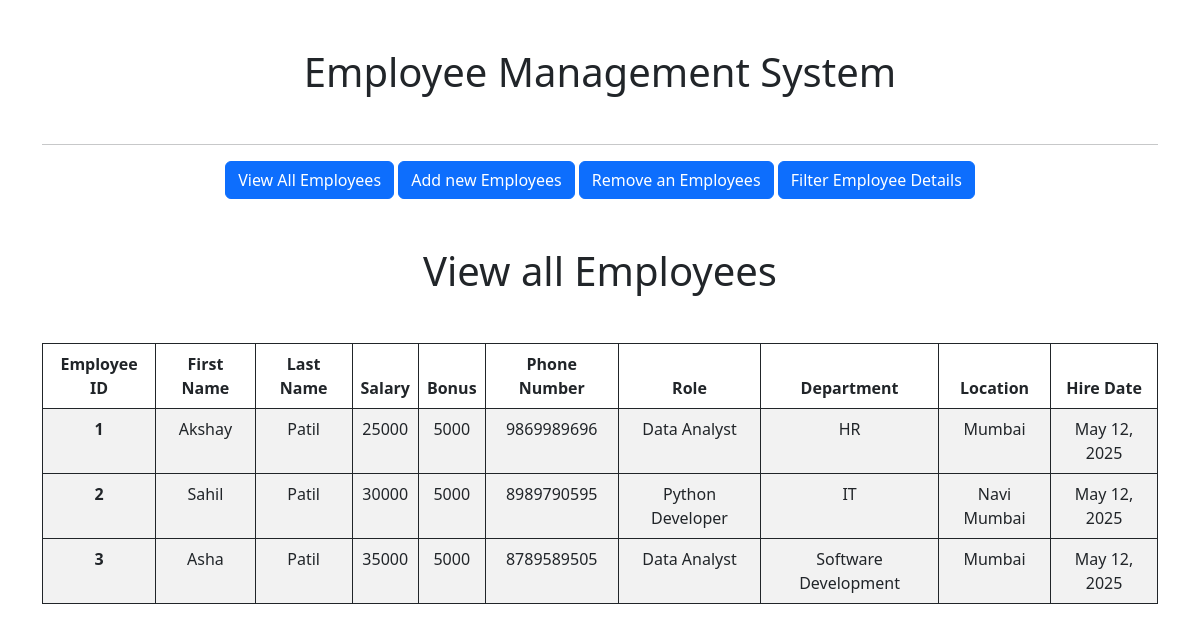
The app's page /all_emp with its own data.
### emp_app/models.py (models this page shows, shortened)
class Employee(models.Model):
    emp_id = models.IntegerField(null=False)
    first_name = models.CharField(max_length=100,null=False)
    last_name = models.CharField(max_length=100)
    dept = models.ForeignKey(Department,on_delete=models.CASCADE)
    salary = models.IntegerField(default=0)
    bonus = models.IntegerField(default=0)
    role = models.ForeignKey(Role,on_delete=models.CASCADE)
    phone = models.IntegerField(default=0)
    hire_date = models.DateField()

class Role(models.Model):
    name = models.CharField(max_length=100,null=False)

class Department(models.Model):
    name = models.CharField(max_length=100,null=False)
    location = models.CharField(max_length=100)

### emp_app/views.py (the view)
# urls.py: path('all_emp',views.all_emp,name = 'all_emp'),
def all_emp(request):
    emps = Employee.objects.all()
    context = {
        'emps':emps
    }
    return render(request,'view_all.html',context)

### emp_app/templates/view_all.html (shortened to what this page needs)
<!DOCTYPE html>
<html lang="en">
<head>
    <link href="https://cdn.jsdelivr.net/npm/bootstrap@5.2.3/dist/css/bootstrap.min.css" rel="stylesheet">
</head>
<body>
  <div class='container text-center'>
    <h1 class="text-center my-5">Employee Management System</h1>
      <hr>
      <a class="btn btn-primary" href="/all_emp" role="button" aria-disabled="true">View All Employees</a>
       <a class="btn btn-primary" href="/add_emp" role="button" aria-disabled="true">Add new Employees</a>
       <a class="btn btn-primary" href="/remove_emp" role="button" aria-disabled="true">Remove an Employees</a>
       <a class="btn btn-primary" href="/filter_emp" role="button" aria-disabled="true">Filter Employee Details</a>
      <h1 class="my-5">View all Employees</h1>
      <table class="table table-striped table-bordered border-dark">
  <thead>
    <tr>
      <th scope="col">Employee ID</th>
      <th scope="col">First Name</th>
      <th scope="col">Last Name</th>
      <th scope="col">Salary</th>
      <th scope="col">Bonus</th>
      <th scope="col">Phone Number</th>
      <th scope="col">Role</th>
      <th scope="col">Department</th>
      <th scope="col">Location</th>
      <th scope="col">Hire Date</th>
    </tr>
  </thead>
  {% for emp in emps %}
  <tbody>
    <tr>
      <th scope="row">{{emp.emp_id}}</th>
      <td>{{emp.first_name}}</td>
      <td>{{emp.last_name}}</td>
      <td>{{emp.salary}}</td>
      <td>{{emp.bonus}}</td>
      <td>{{emp.phone}}</td>
      <td>{{emp.role.name}}</td>
      <td>{{emp.dept.name}}</td>
      <td>{{emp.dept.location}}</td>
      <td>{{emp.hire_date}}</td>
    </tr>
  </tbody>
          {% endfor %}
</table>
  </div>
</body>
</html>

### records on screen
Employee: emp_id "1", first_name "Akshay", last_name "Patil", salary "25000", bonus "5000", phone "9869989696", role.name "Data Analyst", dept.name "HR", dept.location "Mumbai", hire_date "May 12, 2025"
Employee: emp_id "2", first_name "Sahil", last_name "Patil", salary "30000", bonus "5000", phone "8989790595", role.name "Python Developer", dept.name "IT", dept.location "Navi Mumbai", hire_date "May 12, 2025"
Employee: emp_id "3", first_name "Asha", last_name "Patil", salary "35000", bonus "5000", phone "8789589505", role.name "Data Analyst", dept.name "Software Development", dept.location "Mumbai", hire_date "May 12, 2025"
